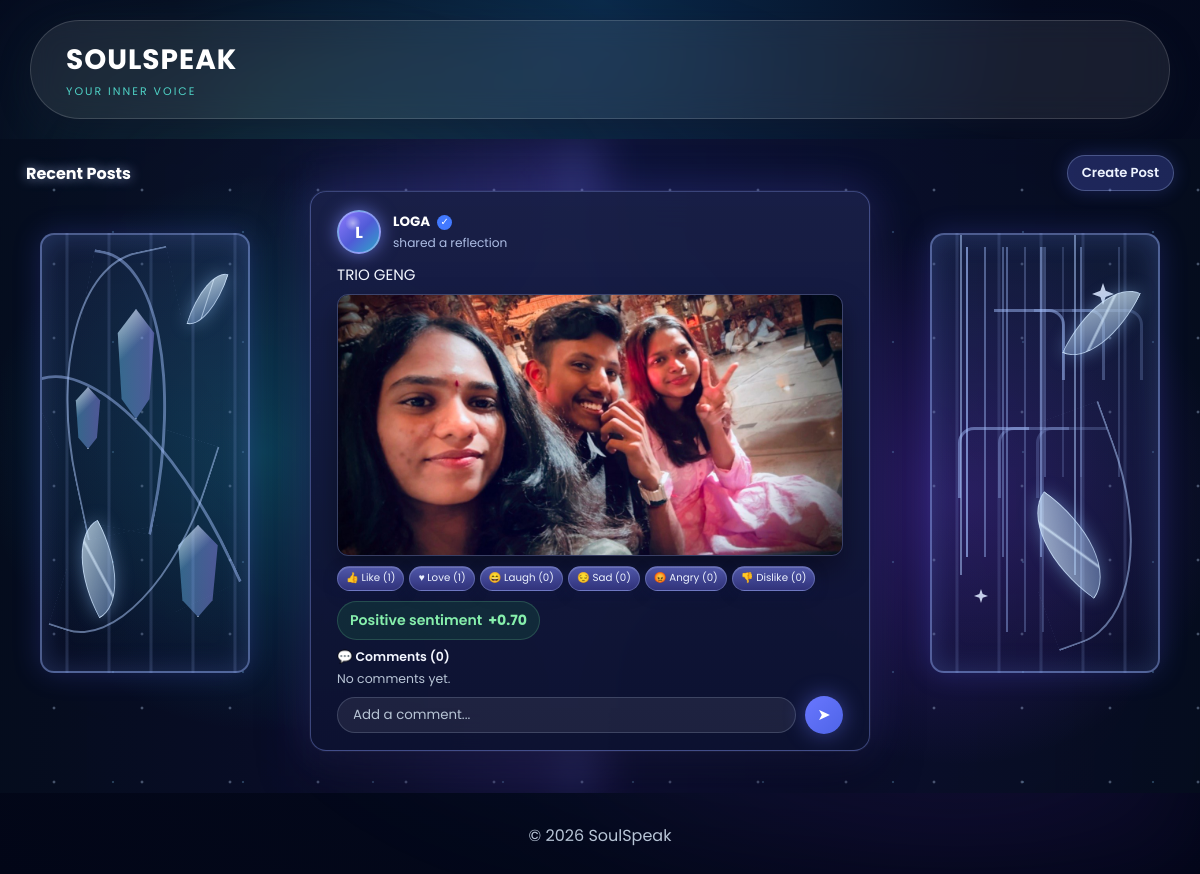
/dashboard, run on the app's committed database.
### app.py (models this page shows)
class Post(db.Model):
    id = db.Column(
        db.Integer,
        primary_key=True
    )
    content = db.Column(
        db.Text,
        nullable=False
    )
    image_path = db.Column(
        db.String(255),
        nullable=True
    )
    sentiment_score = db.Column(
        db.Float,
        nullable=False,
        default=0.0
    )
    sentiment_label = db.Column(
        db.String(30),
        nullable=False,
        default='Neutral'
    )
    created_at = db.Column(
        db.DateTime,
        default=datetime.utcnow
    )
    user_id = db.Column(
        db.Integer,
        db.ForeignKey('user.id'),
        nullable=True
    )
    user = db.relationship(
        'User',
        backref='posts'
    )
    votes = db.relationship(
        'PostVote',
        backref='post',
        cascade='all, delete-orphan'
    )
    comments = db.relationship(
        'PostComment',
        backref='post',
        cascade='all, delete-orphan'
    )

class User(UserMixin, db.Model):
    id = db.Column(
        db.Integer,
        primary_key=True
    )
    username = db.Column(
        db.String(100),
        nullable=False
    )
    email = db.Column(
        db.String(150),
        unique=True,
        nullable=False
    )
    password = db.Column(
        db.String(100),
        nullable=False
    )

### app.py (the view, shortened to what this page needs)
@app.route('/dashboard', methods=['GET', 'POST'])
def dashboard():
    posts = Post.query.order_by(Post.id.desc()).all()
    user_votes = {}
    post_data = []
    for post in posts:
        reaction_counts, sentiment_score, sentiment_label = update_post_sentiment(post)
        user_vote = user_votes.get(post.id)
        user_reaction = next(
            (action for action, value in REACTION_MAP.items() if user_vote == value),
            None
        )
        post_data.append(
            {
                'post': post,
                'reaction_counts': reaction_counts,
                'user_vote': user_vote,
                'user_reaction': user_reaction,
                'sentiment_score': sentiment_score,
                'sentiment_label': sentiment_label,
                'comments': sorted(post.comments, key=lambda c: c.created_at),
                'can_delete': can_delete_post(post)
            }
        )
    db.session.commit()
    user_display = current_user.username if current_user.is_authenticated else 'Guest'
    return render_template(
        'dashboard.html',
        posts=post_data,
        user=user_display
    )

### app.py (called while the page is built)
def is_admin_user(user=None):
    user = user or current_user
    if not getattr(user, 'is_authenticated', False):
        return False
    username = (getattr(user, 'username', '') or '').strip().lower()
    email = (getattr(user, 'email', '') or '').strip().lower()
    return username == 'admin' or email in app.config.get('ADMIN_EMAILS', set())

def can_delete_post(post, user=None):
    user = user or current_user
    if not getattr(user, 'is_authenticated', False):
        return False
    return is_admin_user(user) or post.user_id == user.id

@app.context_processor
def inject_admin_status():
    return {'is_admin': is_admin_user()}

def sentiment_label_for_score(score):
    if score >= 0.50:
        return 'Positive'
    if score <= -0.50:
        return 'Negative'
    return 'Neutral'

def reaction_counts_for_post(post):
    votes = PostVote.query.filter_by(post_id=post.id).all() if post.id else post.votes
    return {
        action: sum(1 for vote in votes if vote.value == value)
        for action, value in REACTION_MAP.items()
    }

def calculate_post_sentiment(post):
    reaction_counts = reaction_counts_for_post(post)
    total_reactions = sum(reaction_counts.values())
    if total_reactions == 0:
        return reaction_counts, 0.0, 'Neutral'
    weighted_score = sum(
        reaction_counts[action] * REACTION_SENTIMENT_SCORES[action]
        for action in REACTION_MAP
    )
    score = round(weighted_score / total_reactions, 2)
    return reaction_counts, score, sentiment_label_for_score(score)

def update_post_sentiment(post):
    reaction_counts, score, label = calculate_post_sentiment(post)
    post.sentiment_score = score
    post.sentiment_label = label
    return reaction_counts, score, label

### templates/dashboard.html (shortened to what this page needs)
{% extends "base.html" %}
{% block content %}
<main class="feed-scene">
    <section class="feed-shell" aria-label="Recent posts">
        <div class="feed-title-row">
            <h2>Recent Posts</h2>
            <a class="feed-create-link" href="{{ url_for('post') }}">Create Post</a>
        </div>
        <aside class="crystal-panel crystal-panel-left" aria-hidden="true">
            <span class="vine vine-a"></span>
            <span class="vine vine-b"></span>
            <span class="crystal crystal-a"></span>
            <span class="crystal crystal-b"></span>
            <span class="crystal crystal-c"></span>
            <span class="leaf leaf-a"></span>
            <span class="leaf leaf-b"></span>
        </aside>
        <section class="post-widget">
            {% if posts %}
                <div class="post-feed">
                    {% for item in posts %}
                        {% set author = item.post.user.username if item.post.user else 'Anonymous' %}
                        {% set initials = author[:1]|upper %}
                        {% set comment_count = item.comments|length %}
                        <article class="post-card">
                            <div class="post-card-header">
                                <div class="post-user">
                                    <div class="avatar">{{ initials }}</div>
                                    <div class="post-meta">
                                        <div class="user-row">
                                            <span class="username">{{ author }}</span>
                                            <span class="verified" aria-label="Verified">✓</span>
                                        </div>
                                        <span class="post-time">shared a reflection</span>
                                    </div>
                                </div>
                            </div>
                            <p class="post-caption">{{ item.post.content }}</p>
                            {% if item.post.image_path %}
                                <div class="post-image-wrap">
                                    <img src="{{ url_for('static', filename=item.post.image_path) }}" alt="Post image" class="post-image">
                                </div>
                            {% endif %}
                            <div class="reaction-summary-panel">
                                <form method="POST" action="{{ url_for('react_to_post', post_id=item.post.id) }}" class="reaction-summary-box">
                                    <button type="submit" name="action" value="like" class="reaction-pill like-pill{% if item.user_reaction == 'like' %} active{% endif %}">
                                        <span>👍</span> Like ({{ item.reaction_counts.get('like', 0) }})
                                    </button>
                                    <button type="submit" name="action" value="love" class="reaction-pill love-pill{% if item.user_reaction == 'love' %} active{% endif %}">
                                        <span>♥</span> Love ({{ item.reaction_counts.get('love', 0) }})
                                    </button>
                                    <button type="submit" name="action" value="funny" class="reaction-pill funny-pill{% if item.user_reaction == 'funny' %} active{% endif %}">
                                        <span>😄</span> Laugh ({{ item.reaction_counts.get('funny', 0) }})
                                    </button>
                                    <button type="submit" name="action" value="sad" class="reaction-pill sad-pill{% if item.user_reaction == 'sad' %} active{% endif %}">
                                        <span>😔</span> Sad ({{ item.reaction_counts.get('sad', 0) }})
                                    </button>
                                    <button type="submit" name="action" value="angry" class="reaction-pill angry-pill{% if item.user_reaction == 'angry' %} active{% endif %}">
                                        <span>😡</span> Angry ({{ item.reaction_counts.get('angry', 0) }})
                                    </button>
                                    <button type="submit" name="action" value="dislike" class="reaction-pill dislike-pill{% if item.user_reaction == 'dislike' %} active{% endif %}">
                                        <span>👎</span> Dislike ({{ item.reaction_counts.get('dislike', 0) }})
                                    </button>
                                </form>
                                <div class="reaction-sentiment">
                                    <span class="sentiment-chip {{ item.sentiment_label|lower }}">
                                        {{ item.sentiment_label }} sentiment
                                        <strong>{{ "%+.2f"|format(item.sentiment_score) }}</strong>
                                    </span>
                                </div>
                            </div>
                            <div class="comment-section">
                                <div class="comment-top">
                                    <span>💬 Comments ({{ comment_count }})</span>
                                </div>
                                <div class="comment-list">
                                    {% if item.comments %}
                                        {% for comment in item.comments[:3] %}
                                            {% set commenter = comment.user.username if comment.user else 'Guest' %}
                                            <div class="comment-item">
                                                <div class="comment-user-avatar">{{ commenter[:1]|upper }}</div>
                                                <div class="comment-text-wrap">
                                                    <strong>{{ commenter }}</strong>
                                                    <span>{{ comment.content }}</span>
                                                </div>
                                            </div>
                                        {% endfor %}
                                    {% else %}
                                        <p class="empty-state compact">No comments yet.</p>
                                    {% endif %}
                                </div>
                                <form method="POST" action="{{ url_for('comment', post_id=item.post.id) }}" class="comment-form">
                                    <div class="comment-input-wrap">
                                        <input type="text" name="comment_content" placeholder="Add a comment..." required>
                                    </div>
                                    <button type="submit" aria-label="Send comment">➤</button>
                                </form>
                            </div>
                        </article>
                    {% endfor %}
                </div>
            {% endif %}
        </section>
        <aside class="crystal-panel crystal-panel-right" aria-hidden="true">
            <span class="circuit circuit-a"></span>
            <span class="circuit circuit-b"></span>
            <span class="circuit circuit-c"></span>
            <span class="star star-a"></span>
            <span class="star star-b"></span>
            <span class="leaf leaf-c"></span>
            <span class="leaf leaf-d"></span>
        </aside>
    </section>
</main>
{% endblock %}

### data on the page
Post: initials "L", post.content "TRIO GENG", image_path (picture), reaction_counts.get "1", reaction_counts.get "0", sentiment_label "Positive", sentiment_score "+0.70", comment_count "0"
User: username "LOGA"
